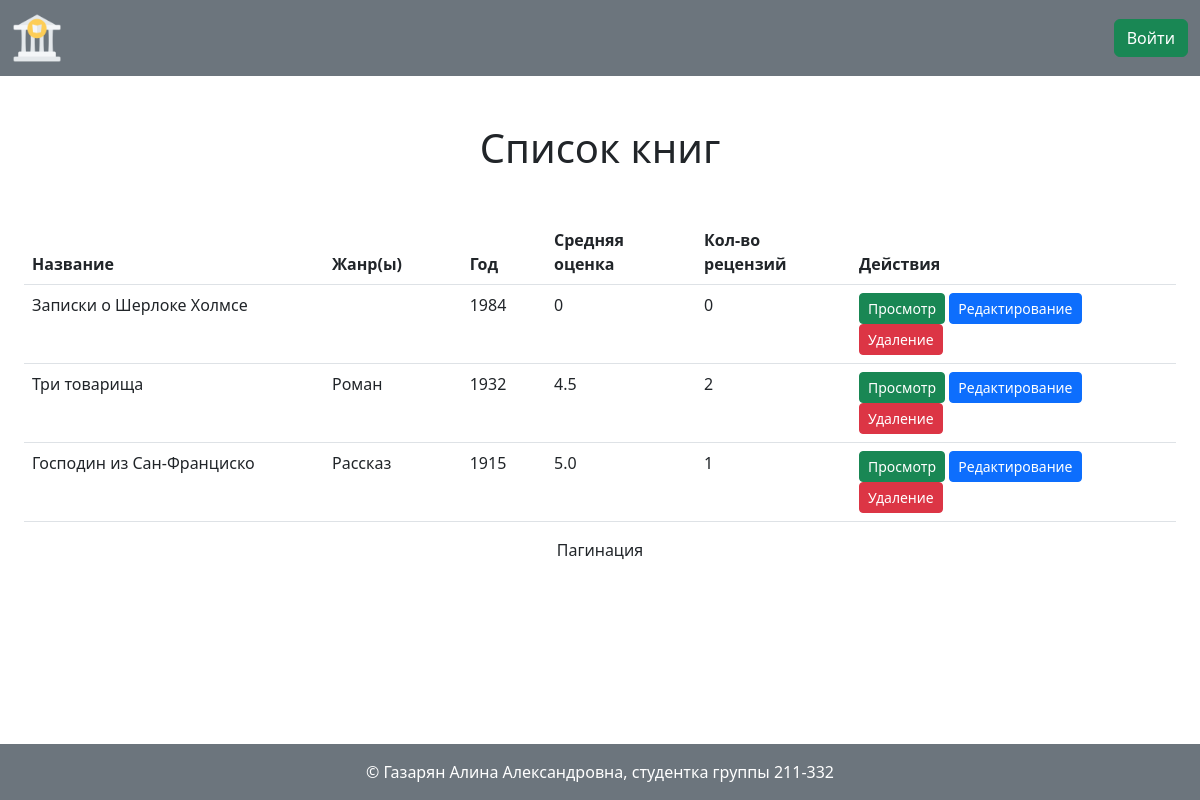
The page / on the database its author committed.
### models.py (models this page shows)
class Book(db.Model):
    __tablename__='books'
    id: Mapped[int]=mapped_column(primary_key=True)
    name: Mapped[str]=mapped_column(String(100), primary_key=True)
    short_desc: Mapped[str]=mapped_column(Text, nullable=False)
    year: Mapped[int]=mapped_column(String(10), nullable=False)
    publisher: Mapped[str]=mapped_column(String(100), nullable=False)
    author: Mapped[str]=mapped_column(String(100), nullable=False)
    volume: Mapped[int]=mapped_column(nullable=False)
    cover_id: Mapped[int]=mapped_column(ForeignKey('images.id'))
    review_of_book: Mapped[List['Review']]=relationship(back_populates='book')

class Genre(db.Model):
    __tablename__='genres'
    id: Mapped[int]=mapped_column(primary_key=True)
    name: Mapped[str]=mapped_column(String(100), unique=True)

### app.py (the view)
@app.route('/')
def index():
    books_list = sorted(
        db.session.execute(db.select(Book)).scalars().all(),
        key=lambda x: x.year, reverse=True
    )
    data = list()
    for book in books_list:
        reviews_list = db.session.query(Review).filter(Review.book_id == book.id).all()
        general_list = db.session.query(LinkTableBookGenre).filter(LinkTableBookGenre.book_id == book.id).all()
        genres = list()
        for item in general_list:
            genre_obj = db.session.query(Genre).filter(Genre.id == item.genre_id).first()
            genres.append(genre_obj.name)
        total_score = 0
        for review in reviews_list:
            total_score += review.mark
        try:
            average_mark = total_score / len(reviews_list)
        except ZeroDivisionError:
            average_mark = 0
        data.append({
            'book_id': book.id,
            'book_name': book.name,
            'genres': ', '.join(genres),
            'book_year': book.year,
            'average_score': average_mark,
            'number_of_reviews': len(reviews_list)
        })
    return render_template(
        'index.html',
        data=data
    )

### templates/index.html (shortened to what this page needs)
{% extends 'base.html' %}
{% block content %}
    <div class="main container-fluid">
        <h1 class="my-5">Список книг</h1>
        <div class="container-fluid">
            <table class="table">
                <thead>
                    <tr>
                        <th class="th-name" scope="col">Название</th>
                        <th scope="col">Жанр(ы)</th>
                        <th scope="col">Год</th>
                        <th class="th-mark" scope="col">Средняя оценка</th>
                        <th class="th-reviews" scope="col">Кол-во рецензий</th>
                        <th scope="col">Действия</th>
                    </tr>
                </thead>
                <tbody>
                    {% for item in data%}
                        <tr>
                            <td>{{ item.get('book_name') }}</td>
                            <td>{{ item.get('genres') }}</td>
                            <td>{{ item.get('book_year') }}</td>
                            <td>{{ item.get('average_score') }}</td>
                            <td>{{ item.get('number_of_reviews') }}</td>
                            <td class="td-buttons">
                                <a class="btn btn-success btn-sm" href="#">Просмотр</a>
                                <a class="btn btn-primary btn-sm" href="{{ url_for('book.edit', book_id=item.get('book_id')) }}">Редактирование</a>
                                <a class="btn btn-danger btn-sm" href="#">Удаление</a>
                            </td>
                        </tr>
                    {% endfor %}
                </tbody>
            </table>
        </div>
        <div class="mb-5">
            <p style="text-align: center;">Пагинация</p>
        </div>
    </div>
{% endblock %}

### templates/base.html (shortened to what this page needs)
<!doctype html>
<html lang="ru" class="h-100">
<head>
    <link href="https://cdn.jsdelivr.net/npm/bootstrap@5.2.0-beta1/dist/css/bootstrap.min.css" rel="stylesheet"
>
    <link rel="stylesheet" href="{{ url_for('static', filename='styles.css') }}">
</head>
<body class="d-flex flex-column h-100">
    <header>
        <nav class="navbar navbar-dark bg-secondary">
            <div class="container-fluid">
                <div class="logo navbar-brand">
                    <a href="{{ url_for('index') }}">
                        <img class="img-fluid" src="{{ url_for('static', filename='images/logo.png') }}" alt="polytech-logo">
                    </a>
                </div>
                <div class="header-right-side">
                    {% if current_user.is_authenticated %}
                        <div class="fio-container">
                            <p>
                                {{ current_user.last_name }}
                                {{ current_user.first_name }}
                                {% if current_user.middle_name != none %}
                                    {{ current_user.middle_name }}
                                {% endif %}
                            </p>
                        </div>
                        <div>
                            <a class="btn btn-danger" href="{{ url_for('auth.logout') }}">Выйти</a>
                        </div>
                    {% else %}
                        <div>
                            <a class="btn btn-success" href="{{ url_for('auth.login') }}">Войти</a>
                        </div>
                    {% endif %}
                </div>
            </div>
        </nav>
    </header>
    <main class="main flex-grow-1">
        {% block content %}
        {% endblock %}
     </main>
    <footer class="bg-secondary text-white d-flex align-items-center justify-content-center py-3">
        &copy; Газарян Алина Александровна, студентка группы 211-332
    </footer>
</body>

### static/styles.css (style rules this page uses)
.logo { max-width: 50px; }
.header-right-side { display: flex; }
.main h1 { text-align: center; }
.th-name { width: 300px; }
.th-mark { width: 150px; }
.th-reviews { width: 155px; }
.td-buttons { width: 325px; }

### rows shown on the page
Book: get "Записки о Шерлоке Холмсе", get "1984", get "0"
Book: get "Три товарища", get "1932"
Genre: get "Роман"
Book: get "Господин из Сан-Франциско", get "1915"
Genre: get "Рассказ"

### other values the page prints
{{ item.get('average_score') }} "4.5" "5.0"
{{ item.get('number_of_reviews') }} "2" "1"
